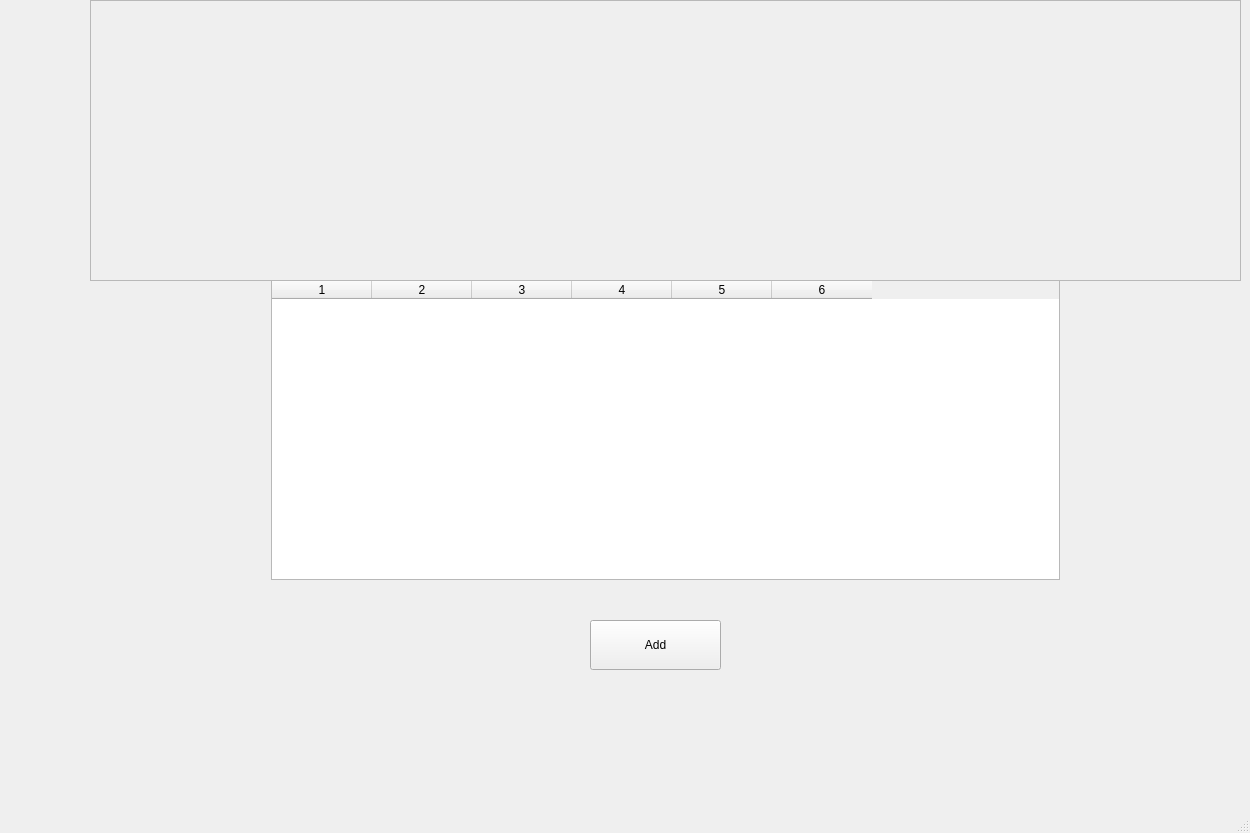
<?xml version="1.0" encoding="UTF-8"?>
<ui version="4.0">
 <class>MainWindow</class>
 <widget class="QMainWindow" name="MainWindow">
  <property name="geometry">
   <rect>
    <x>0</x>
    <y>0</y>
    <width>1250</width>
    <height>833</height>
   </rect>
  </property>
  <property name="sizePolicy">
   <sizepolicy hsizetype="Expanding" vsizetype="Expanding">
    <horstretch>0</horstretch>
    <verstretch>0</verstretch>
   </sizepolicy>
  </property>
  <property name="minimumSize">
   <size>
    <width>1250</width>
    <height>460</height>
   </size>
  </property>
  <property name="maximumSize">
   <size>
    <width>1900</width>
    <height>900</height>
   </size>
  </property>
  <property name="windowTitle">
   <string>MainWindow</string>
  </property>
  <property name="layoutDirection">
   <enum>Qt::LayoutDirection::LeftToRight</enum>
  </property>
  <widget class="QWidget" name="centralwidget">
   <property name="sizePolicy">
    <sizepolicy hsizetype="Expanding" vsizetype="Expanding">
     <horstretch>0</horstretch>
     <verstretch>0</verstretch>
    </sizepolicy>
   </property>
   <property name="minimumSize">
    <size>
     <width>670</width>
     <height>300</height>
    </size>
   </property>
   <widget class="QWidget" name="widget_2" native="true">
    <property name="geometry">
     <rect>
      <x>320</x>
      <y>580</y>
      <width>661</width>
      <height>151</height>
     </rect>
    </property>
    <property name="sizePolicy">
     <sizepolicy hsizetype="Expanding" vsizetype="Expanding">
      <horstretch>0</horstretch>
      <verstretch>0</verstretch>
     </sizepolicy>
    </property>
    <property name="minimumSize">
     <size>
      <width>660</width>
      <height>75</height>
     </size>
    </property>
    <property name="maximumSize">
     <size>
      <width>900</width>
      <height>300</height>
     </size>
    </property>
    <widget class="QPushButton" name="btnAdd">
     <property name="geometry">
      <rect>
       <x>270</x>
       <y>40</y>
       <width>131</width>
       <height>50</height>
      </rect>
     </property>
     <property name="sizePolicy">
      <sizepolicy hsizetype="Preferred" vsizetype="Preferred">
       <horstretch>0</horstretch>
       <verstretch>0</verstretch>
      </sizepolicy>
     </property>
     <property name="minimumSize">
      <size>
       <width>5</width>
       <height>2</height>
      </size>
     </property>
     <property name="maximumSize">
      <size>
       <width>150</width>
       <height>50</height>
      </size>
     </property>
     <property name="text">
      <string>Add</string>
     </property>
    </widget>
   </widget>
   <widget class="QWidget" name="widget" native="true">
    <property name="geometry">
     <rect>
      <x>260</x>
      <y>280</y>
      <width>800</width>
      <height>300</height>
     </rect>
    </property>
    <property name="sizePolicy">
     <sizepolicy hsizetype="Preferred" vsizetype="Preferred">
      <horstretch>0</horstretch>
      <verstretch>0</verstretch>
     </sizepolicy>
    </property>
    <property name="minimumSize">
     <size>
      <width>800</width>
      <height>300</height>
     </size>
    </property>
    <property name="maximumSize">
     <size>
      <width>900</width>
      <height>500</height>
     </size>
    </property>
    <property name="layoutDirection">
     <enum>Qt::LayoutDirection::LeftToRight</enum>
    </property>
    <layout class="QVBoxLayout" name="verticalLayout_2">
     <property name="sizeConstraint">
      <enum>QLayout::SizeConstraint::SetMaximumSize</enum>
     </property>
     <property name="leftMargin">
      <number>11</number>
     </property>
     <item>
      <widget class="QTableWidget" name="tableWidget">
       <property name="sizePolicy">
        <sizepolicy hsizetype="Expanding" vsizetype="Expanding">
         <horstretch>0</horstretch>
         <verstretch>0</verstretch>
        </sizepolicy>
       </property>
       <property name="minimumSize">
        <size>
         <width>640</width>
         <height>200</height>
        </size>
       </property>
       <property name="maximumSize">
        <size>
         <width>990</width>
         <height>500</height>
        </size>
       </property>
       <property name="sizeIncrement">
        <size>
         <width>0</width>
         <height>0</height>
        </size>
       </property>
       <property name="columnCount">
        <number>6</number>
       </property>
       <column/>
       <column/>
       <column/>
       <column/>
       <column/>
       <column/>
      </widget>
     </item>
    </layout>
   </widget>
   <widget class="QFrame" name="searchContainer">
    <property name="geometry">
     <rect>
      <x>90</x>
      <y>0</y>
      <width>1151</width>
      <height>281</height>
     </rect>
    </property>
    <property name="frameShape">
     <enum>QFrame::Shape::StyledPanel</enum>
    </property>
    <property name="frameShadow">
     <enum>QFrame::Shadow::Raised</enum>
    </property>
   </widget>
  </widget>
  <widget class="QMenuBar" name="menubar">
   <property name="geometry">
    <rect>
     <x>0</x>
     <y>0</y>
     <width>1250</width>
     <height>25</height>
    </rect>
   </property>
  </widget>
  <widget class="QStatusBar" name="statusbar"/>
 </widget>
 <resources/>
 <connections/>
</ui>
